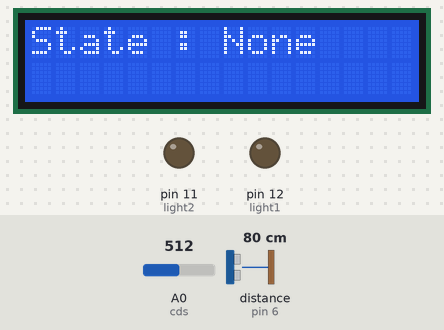
The sketch below on a simulated Arduino Uno, built with avr-gcc and run on an emulated ATmega328P. Parts: 16×2 character LCD, output pins drawn as LEDs (lit = HIGH). Wiring (inferred from the names in the program): ultrasonic range finder: trigger pin 7; echo pin 6. Inputs (shaded band) come from the test bench; at power-on: A0 (cds) = 512, distance to the obstacle (sensor on pin 6) 80 cm. The echo pulse lasts 58.3 µs per cm; pins used as bus, display or sensor lines are not drawn; what the sketch prints to the serial monitor is not drawn.

Above: at 1.2 s.
1.3 s: A0 (cds) set to 126
2.8 s: A0 (cds) set to 109
At 3.8 s:
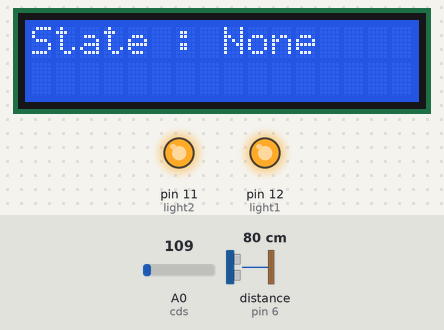
4.3 s: distance to the obstacle (sensor on pin 6) set to 2 cm
At 5.3 s:
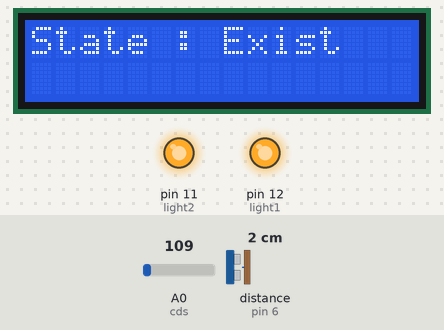
5.8 s: A0 (cds) set to 122
At 7.2 s:
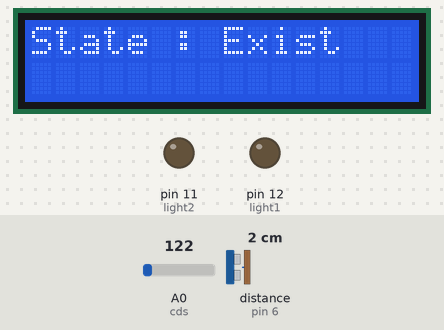
8.8 s: distance to the obstacle (sensor on pin 6) set to 60 cm
At 10.2 s:
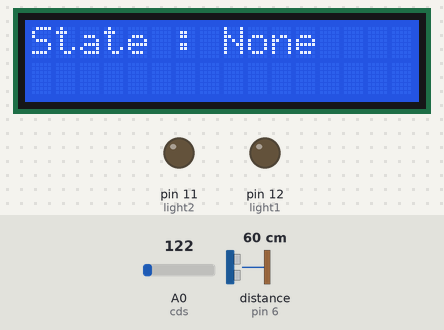
11.8 s: distance to the obstacle (sensor on pin 6) set to 4 cm
At 12.4 s:
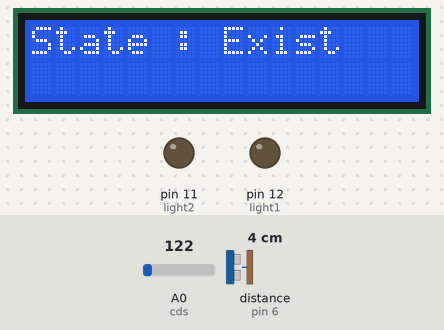
Timing chart, 0 to 14.8 s (numbered marks = the images above; inputs shaded):
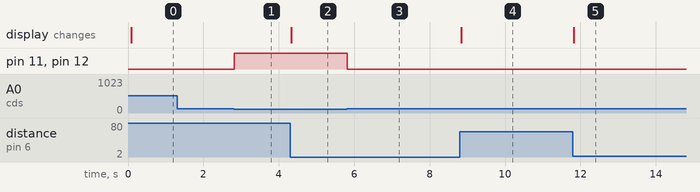

The sketch:

arduino_lock_2.ino
```cpp
#include <LiquidCrystal_I2C.h>
#include <Servo.h>

LiquidCrystal_I2C lcd(0x27,16,2);

// 밤에 불을 밝힐 LED
int light1=12;
int light2=11;
int cds=A0;
int cdsValue=0;

// 무인택배함에 물건 존재여부를 확인할 초음파 센서
int trigPin=7;
int echoPin=6;
long duration=0;
long distance=0;

void setup() {

  Serial.begin(9600);

  // 초음파센서
  pinMode(echoPin,INPUT);
  pinMode(trigPin,OUTPUT);

  // 밤에 불 밝히는 LED
  pinMode(light1,OUTPUT);
  pinMode(light2,OUTPUT);
  digitalWrite(light1,LOW);
  digitalWrite(light2,LOW);

  // 물건 존재 여부 표시 LCD
  lcd.init();
  lcd.backlight();
  lcd.setCursor(0,0);

}

void loop() {

  // 택배함에 물건 존재 여부 표시
  digitalWrite(trigPin,HIGH);
  delayMicroseconds(10);
  digitalWrite(trigPin,LOW);

  duration=pulseIn(echoPin,HIGH);
  distance=((float)(340*duration)/1000)/2; // 단위 : mm

  lcd.setCursor(0,0);

  if(distance<=100){ // 만약 25cm 이하에 무언가 존재한다면
    Serial.println("택배함안에 무언가가 존재!!");
    lcd.clear();
    lcd.print("State : Exist");
  }
  else{
    lcd.clear();
    lcd.print("State : None");
  }

  // 조도센서로 불 밝히기
  cdsValue=analogRead(cds);
  delay(1);
  if(cdsValue<120){ /// 추후에 실험으로 조도센서값 기준 바꾸기!!
    Serial.println(cdsValue);
    digitalWrite(light1,HIGH);
    digitalWrite(light2,HIGH);
  }
  else{
    digitalWrite(light1,LOW);
    digitalWrite(light2,LOW);
  }

}
```

Measured:
- the behaviour switches between 120 and 119 on A0 (cds) (found by bisection; images 0 and 1)
- after the input at 1.3 s, every drawn part: stays the same
- after the input at 2.8 s, pin 11 (light2), pin 12 (light1): LOW → HIGH at once
- after the input at 4.3 s, the display: changes at once (image 2)
- after the input at 5.8 s, pin 11 (light2), pin 12 (light1): HIGH → LOW at once
- after the input at 8.8 s, the display: changes at once (image 4)
- after the input at 11.8 s, the display: changes at once (image 5)
